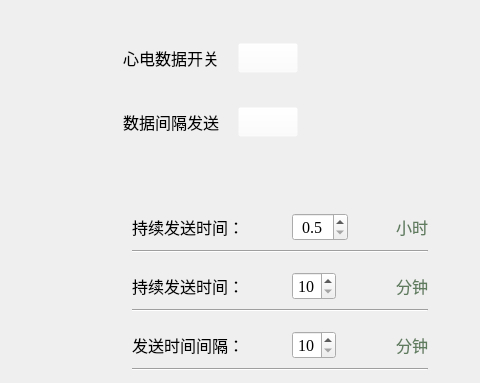
      <widget class="QWidget" name="tab_3">
       <attribute name="icon">
        <iconset resource="res.qrc">
         <normaloff>:/icon/img/icon1.png</normaloff>:/icon/img/icon1.png</iconset>
       </attribute>
       <attribute name="title">
        <string/>
       </attribute>
       <attribute name="toolTip">
        <string>心电</string>
       </attribute>
       <widget class="QWidget" name="gridLayoutWidget_7">
        <property name="geometry">
         <rect>
          <x>90</x>
          <y>35</y>
          <width>221</width>
          <height>111</height>
         </rect>
        </property>
        <layout class="QGridLayout" name="gridLayout_7">
         <item row="0" column="1">
          <widget class="QLabel" name="label_26">
           <property name="sizePolicy">
            <sizepolicy hsizetype="Fixed" vsizetype="Fixed">
             <horstretch>0</horstretch>
             <verstretch>0</verstretch>
            </sizepolicy>
           </property>
           <property name="font">
            <font>
             <family>黑体</family>
             <pointsize>12</pointsize>
            </font>
           </property>
           <property name="frameShape">
            <enum>QFrame::NoFrame</enum>
           </property>
           <property name="frameShadow">
            <enum>QFrame::Sunken</enum>
           </property>
           <property name="text">
            <string>心电数据开关</string>
           </property>
           <property name="alignment">
            <set>Qt::AlignRight|Qt::AlignTrailing|Qt::AlignVCenter</set>
           </property>
          </widget>
         </item>
         <item row="1" column="0">
          <spacer name="verticalSpacer_13">
           <property name="orientation">
            <enum>Qt::Vertical</enum>
           </property>
           <property name="sizeType">
            <enum>QSizePolicy::Fixed</enum>
           </property>
           <property name="sizeHint" stdset="0">
            <size>
             <width>20</width>
             <height>20</height>
            </size>
           </property>
          </spacer>
         </item>
         <item row="0" column="2">
          <widget class="QPushButton" name="pushButton_5">
           <property name="minimumSize">
            <size>
             <width>60</width>
             <height>30</height>
            </size>
           </property>
           <property name="maximumSize">
            <size>
             <width>60</width>
             <height>30</height>
            </size>
           </property>
           <property name="styleSheet">
            <string notr="true">background-color: rgba(255, 255, 255, 0);</string>
           </property>
           <property name="text">
            <string/>
           </property>
           <property name="icon">
            <iconset resource="res.qrc">
             <normaloff>:/icon/img/close.png</normaloff>
             <normalon>:/icon/img/open.png</normalon>:/icon/img/close.png</iconset>
           </property>
           <property name="iconSize">
            <size>
             <width>60</width>
             <height>60</height>
            </size>
           </property>
           <property name="checkable">
            <bool>true</bool>
           </property>
          </widget>
         </item>
         <item row="2" column="1">
          <widget class="QLabel" name="label_27">
           <property name="sizePolicy">
            <sizepolicy hsizetype="Fixed" vsizetype="Fixed">
             <horstretch>0</horstretch>
             <verstretch>0</verstretch>
            </sizepolicy>
           </property>
           <property name="font">
            <font>
             <family>黑体</family>
             <pointsize>12</pointsize>
            </font>
           </property>
           <property name="frameShape">
            <enum>QFrame::NoFrame</enum>
           </property>
           <property name="frameShadow">
            <enum>QFrame::Sunken</enum>
           </property>
           <property name="text">
            <string>数据间隔发送</string>
           </property>
           <property name="alignment">
            <set>Qt::AlignRight|Qt::AlignTrailing|Qt::AlignVCenter</set>
           </property>
          </widget>
         </item>
         <item row="2" column="2">
          <widget class="QPushButton" name="pushButton_3">
           <property name="minimumSize">
            <size>
             <width>60</width>
             <height>30</height>
            </size>
           </property>
           <property name="maximumSize">
            <size>
             <width>60</width>
             <height>30</height>
            </size>
           </property>
           <property name="styleSheet">
            <string notr="true">background-color: rgba(255, 255, 255, 0);</string>
           </property>
           <property name="text">
            <string/>
           </property>
           <property name="icon">
            <iconset resource="res.qrc">
             <normaloff>:/icon/img/close.png</normaloff>
             <normalon>:/icon/img/open.png</normalon>:/icon/img/close.png</iconset>
           </property>
           <property name="iconSize">
            <size>
             <width>60</width>
             <height>60</height>
            </size>
           </property>
           <property name="checkable">
            <bool>true</bool>
           </property>
          </widget>
         </item>
        </layout>
       </widget>
       <widget class="QWidget" name="gridLayoutWidget_10">
        <property name="geometry">
         <rect>
          <x>90</x>
          <y>210</y>
          <width>381</width>
          <height>164</height>
         </rect>
        </property>
        <layout class="QGridLayout" name="gridLayout_10">
         <property name="sizeConstraint">
          <enum>QLayout::SetDefaultConstraint</enum>
         </property>
         <item row="6" column="0">
          <widget class="QLabel" name="label_34">
           <property name="sizePolicy">
            <sizepolicy hsizetype="Fixed" vsizetype="Minimum">
             <horstretch>0</horstretch>
             <verstretch>0</verstretch>
            </sizepolicy>
           </property>
           <property name="font">
            <font>
             <family>楷体</family>
             <pointsize>12</pointsize>
            </font>
           </property>
           <property name="text">
            <string>发送时间间隔：</string>
           </property>
          </widget>
         </item>
         <item row="5" column="0">
          <spacer name="verticalSpacer_16">
           <property name="orientation">
            <enum>Qt::Vertical</enum>
           </property>
           <property name="sizeType">
            <enum>QSizePolicy::Fixed</enum>
           </property>
           <property name="sizeHint" stdset="0">
            <size>
             <width>20</width>
             <height>10</height>
            </size>
           </property>
          </spacer>
         </item>
         <item row="3" column="2">
          <widget class="QLabel" name="label_32">
           <property name="sizePolicy">
            <sizepolicy hsizetype="Fixed" vsizetype="Fixed">
             <horstretch>0</horstretch>
             <verstretch>0</verstretch>
            </sizepolicy>
           </property>
           <property name="font">
            <font>
             <family>楷体</family>
             <pointsize>12</pointsize>
            </font>
           </property>
           <property name="styleSheet">
            <string notr="true">color: rgb(95, 124, 94);</string>
           </property>
           <property name="text">
            <string>分钟</string>
           </property>
          </widget>
         </item>
         <item row="3" column="0">
          <widget class="QLabel" name="label_25">
           <property name="sizePolicy">
            <sizepolicy hsizetype="Fixed" vsizetype="Minimum">
             <horstretch>0</horstretch>
             <verstretch>0</verstretch>
            </sizepolicy>
           </property>
           <property name="font">
            <font>
             <family>楷体</family>
             <pointsize>12</pointsize>
            </font>
           </property>
           <property name="text">
            <string>持续发送时间：</string>
           </property>
          </widget>
         </item>
         <item row="0" column="0">
          <widget class="QLabel" name="label_35">
           <property name="sizePolicy">
            <sizepolicy hsizetype="Fixed" vsizetype="Minimum">
             <horstretch>0</horstretch>
             <verstretch>0</verstretch>
            </sizepolicy>
           </property>
           <property name="font">
            <font>
             <family>楷体</family>
             <pointsize>12</pointsize>
            </font>
           </property>
           <property name="styleSheet">
            <string notr="true"/>
           </property>
           <property name="text">
            <string>持续发送时间：</string>
           </property>
          </widget>
         </item>
         <item row="2" column="0">
          <spacer name="verticalSpacer_17">
           <property name="orientation">
            <enum>Qt::Vertical</enum>
           </property>
           <property name="sizeType">
            <enum>QSizePolicy::Fixed</enum>
           </property>
           <property name="sizeHint" stdset="0">
            <size>
             <width>20</width>
             <height>10</height>
            </size>
           </property>
          </spacer>
         </item>
         <item row="3" column="1">
          <widget class="QSpinBox" name="spinBox">
           <property name="sizePolicy">
            <sizepolicy hsizetype="Fixed" vsizetype="Preferred">
             <horstretch>0</horstretch>
             <verstretch>0</verstretch>
            </sizepolicy>
           </property>
           <property name="font">
            <font>
             <family>Times New Roman</family>
             <pointsize>12</pointsize>
            </font>
           </property>
           <property name="alignment">
            <set>Qt::AlignCenter</set>
           </property>
           <property name="minimum">
            <number>10</number>
           </property>
           <property name="maximum">
            <number>60</number>
           </property>
          </widget>
         </item>
         <item row="6" column="1">
          <widget class="QSpinBox" name="spinBox_2">
           <property name="sizePolicy">
            <sizepolicy hsizetype="Fixed" vsizetype="Preferred">
             <horstretch>0</horstretch>
             <verstretch>0</verstretch>
            </sizepolicy>
           </property>
           <property name="font">
            <font>
             <family>Times New Roman</family>
             <pointsize>12</pointsize>
            </font>
           </property>
           <property name="alignment">
            <set>Qt::AlignCenter</set>
           </property>
           <property name="minimum">
            <number>10</number>
           </property>
           <property name="maximum">
            <number>60</number>
           </property>
          </widget>
         </item>
         <item row="0" column="1">
          <widget class="QDoubleSpinBox" name="doubleSpinBox">
           <property name="sizePolicy">
            <sizepolicy hsizetype="Fixed" vsizetype="Preferred">
             <horstretch>0</horstretch>
             <verstretch>0</verstretch>
            </sizepolicy>
           </property>
           <property name="font">
            <font>
             <family>Times New Roman</family>
             <pointsize>12</pointsize>
            </font>
           </property>
           <property name="alignment">
            <set>Qt::AlignCenter</set>
           </property>
           <property name="decimals">
            <number>1</number>
           </property>
           <property name="minimum">
            <double>0.500000000000000</double>
           </property>
           <property name="maximum">
            <double>10.000000000000000</double>
           </property>
          </widget>
         </item>
         <item row="0" column="2">
          <widget class="QLabel" name="label_36">
           <property name="sizePolicy">
            <sizepolicy hsizetype="Fixed" vsizetype="Fixed">
             <horstretch>0</horstretch>
             <verstretch>0</verstretch>
            </sizepolicy>
           </property>
           <property name="font">
            <font>
             <family>楷体</family>
             <pointsize>12</pointsize>
            </font>
           </property>
           <property name="styleSheet">
            <string notr="true">color: rgb(95, 124, 94);</string>
           </property>
           <property name="text">
            <string>小时</string>
           </property>
          </widget>
         </item>
         <item row="6" column="2">
          <widget class="QLabel" name="label_33">
           <property name="sizePolicy">
            <sizepolicy hsizetype="Fixed" vsizetype="Fixed">
             <horstretch>0</horstretch>
             <verstretch>0</verstretch>
            </sizepolicy>
           </property>
           <property name="font">
            <font>
             <family>楷体</family>
             <pointsize>12</pointsize>
            </font>
           </property>
           <property name="styleSheet">
            <string notr="true">color: rgb(95, 124, 94);</string>
           </property>
           <property name="text">
            <string>分钟</string>
           </property>
          </widget>
         </item>
         <item row="1" column="0" colspan="3">
          <widget class="Line" name="line_5">
           <property name="sizePolicy">
            <sizepolicy hsizetype="Minimum" vsizetype="Fixed">
             <horstretch>0</horstretch>
             <verstretch>0</verstretch>
            </sizepolicy>
           </property>
           <property name="frameShadow">
            <enum>QFrame::Sunken</enum>
           </property>
           <property name="orientation">
            <enum>Qt::Horizontal</enum>
           </property>
          </widget>
         </item>
         <item row="4" column="0" colspan="3">
          <widget class="Line" name="line_6">
           <property name="sizePolicy">
            <sizepolicy hsizetype="Minimum" vsizetype="Fixed">
             <horstretch>0</horstretch>
             <verstretch>0</verstretch>
            </sizepolicy>
           </property>
           <property name="frameShadow">
            <enum>QFrame::Sunken</enum>
           </property>
           <property name="orientation">
            <enum>Qt::Horizontal</enum>
           </property>
          </widget>
         </item>
         <item row="7" column="0" colspan="3">
          <widget class="Line" name="line_7">
           <property name="sizePolicy">
            <sizepolicy hsizetype="Minimum" vsizetype="Fixed">
             <horstretch>0</horstretch>
             <verstretch>0</verstretch>
            </sizepolicy>
           </property>
           <property name="frameShadow">
            <enum>QFrame::Sunken</enum>
           </property>
           <property name="orientation">
            <enum>Qt::Horizontal</enum>
           </property>
          </widget>
         </item>
        </layout>
       </widget>
      </widget>
